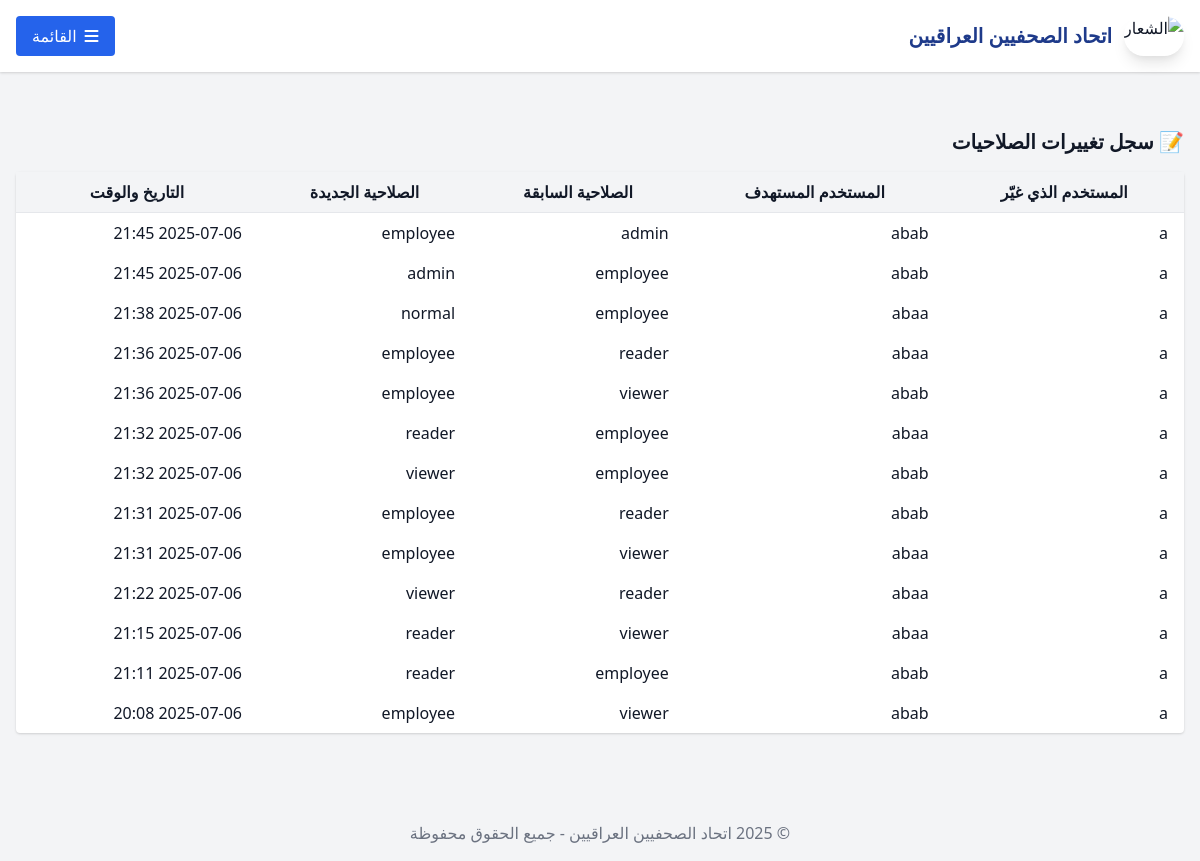
/role-change-log/ (signed in), run on an earlier commit of the app's database.
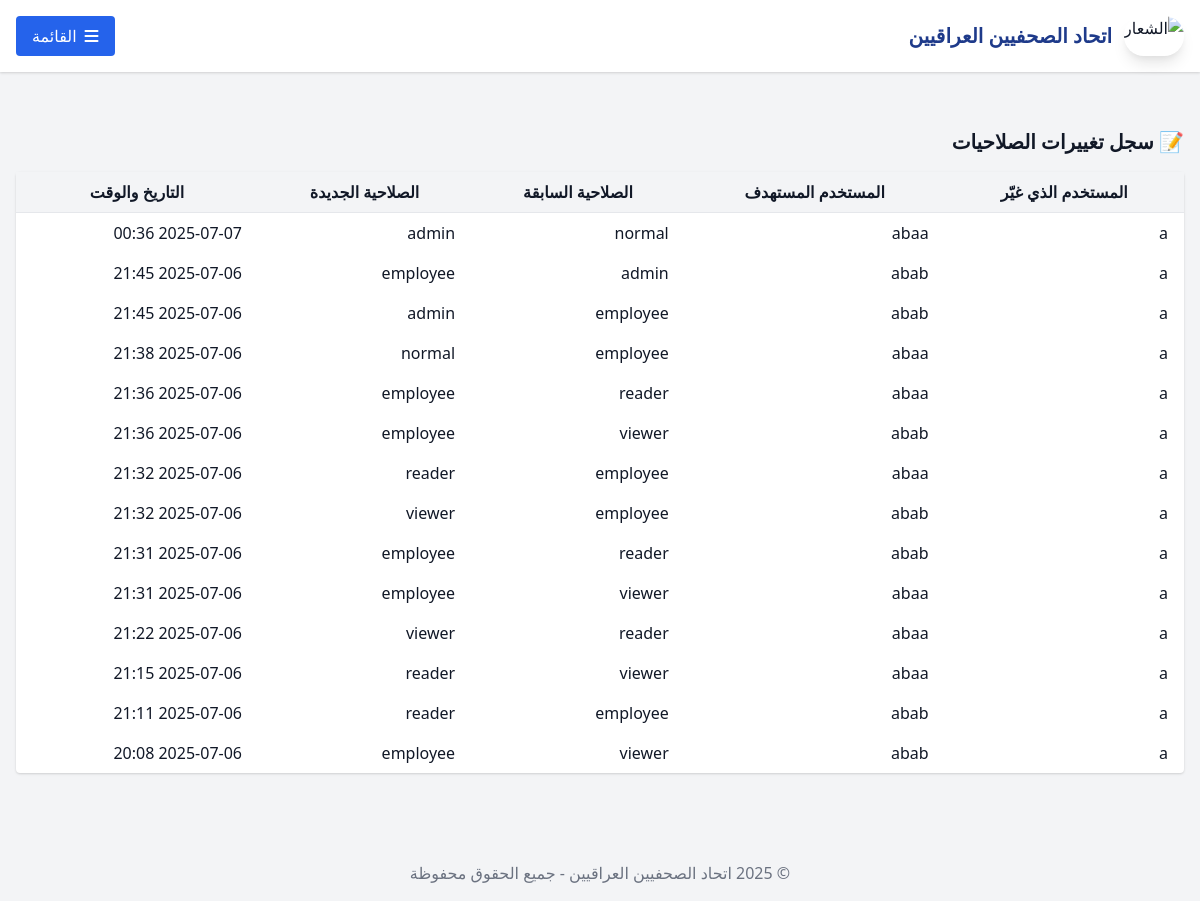
And on a later commit of the database.
### notes/models.py (models this page shows)
class RoleChangeLog(models.Model):
    changed_by = models.ForeignKey(User, on_delete=models.CASCADE, related_name='role_changes_made')
    changed_user = models.ForeignKey(User, on_delete=models.CASCADE, related_name='role_changes_received')
    old_role = models.CharField(max_length=20)
    new_role = models.CharField(max_length=20)
    timestamp = models.DateTimeField(auto_now_add=True)

### notes/views.py (the view)
# urls.py: path('role-change-log/', views.role_change_log, name='role_change_log'),
@user_passes_test(lambda u: u.is_superuser or u.userprofile.role in ['admin', 'supervisor'])
def role_change_log(request):
    from .models import RoleChangeLog
    logs = RoleChangeLog.objects.select_related('changed_by', 'changed_user').order_by('-timestamp')[:100]
    return render(request, 'notes/role_change_log.html', {'logs': logs})

### templates/notes/role_change_log.html (shortened to what this page needs)
{% extends "base.html" %}
{% block content %}
<h2 class="text-xl font-bold mb-4">📝 سجل تغييرات الصلاحيات</h2>
<table class="min-w-full divide-y divide-gray-200 bg-white rounded shadow">
    <thead class="bg-gray-100">
        <tr>
            <th class="px-4 py-2">المستخدم الذي غيّر</th>
            <th class="px-4 py-2">المستخدم المستهدف</th>
            <th class="px-4 py-2">الصلاحية السابقة</th>
            <th class="px-4 py-2">الصلاحية الجديدة</th>
            <th class="px-4 py-2">التاريخ والوقت</th>
        </tr>
    </thead>
    <tbody>
        {% for log in logs %}
        <tr>
            <td class="px-4 py-2">{{ log.changed_by.username }}</td>
            <td class="px-4 py-2">{{ log.changed_user.username }}</td>
            <td class="px-4 py-2">{{ log.old_role }}</td>
            <td class="px-4 py-2">{{ log.new_role }}</td>
            <td class="px-4 py-2">{{ log.timestamp|date:"Y-m-d H:i" }}</td>
        </tr>
        {% empty %}
        <tr><td colspan="5" class="text-center py-4">لا يوجد تغييرات مسجلة.</td></tr>
        {% endfor %}
    </tbody>
</table>
{% endblock %}

What changed in the data, as far as the page shows it:
added RoleChangeLog: changed_by.username "a", changed_user.username "abaa", old_role "normal", new_role "admin", timestamp "2025-07-07 00:36"
